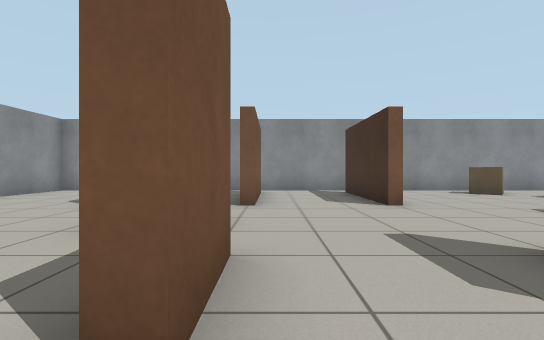
View 1 (above)

21 first-person views from a walk through a world built for the Gazebo simulator. The camera is 0.72 m above the floor, looks level and sees 85° across. The floor is counted in squares, 1 m on a side. Each view is taken from the middle of a square. On the plan, view 1 faces up. The plan holds only what a view shows up to about 10 squares ahead; the rest is blank.

View 2
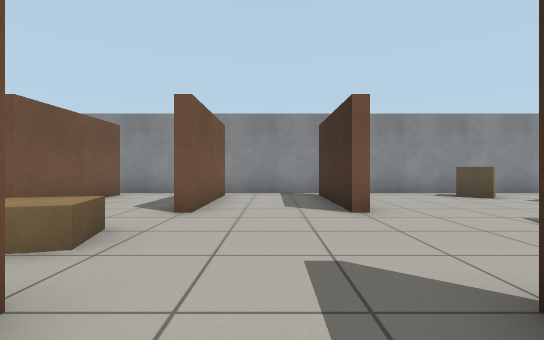

View 3
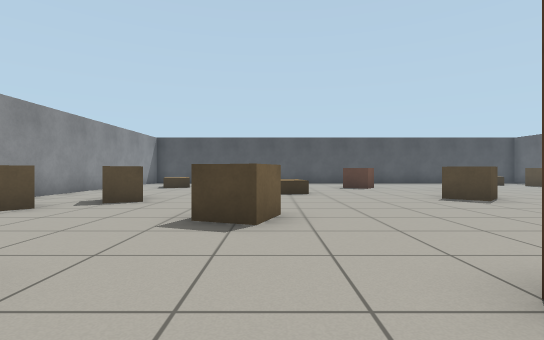

View 4
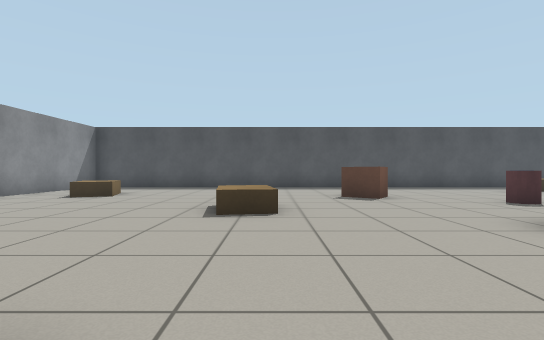

View 5
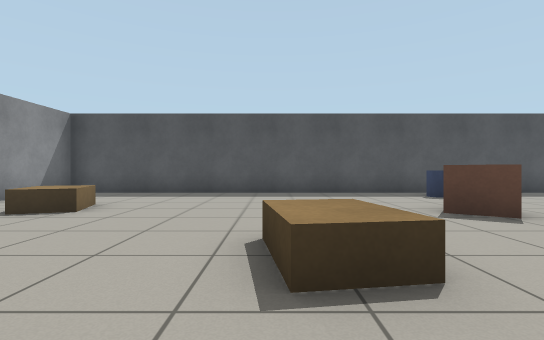

View 6
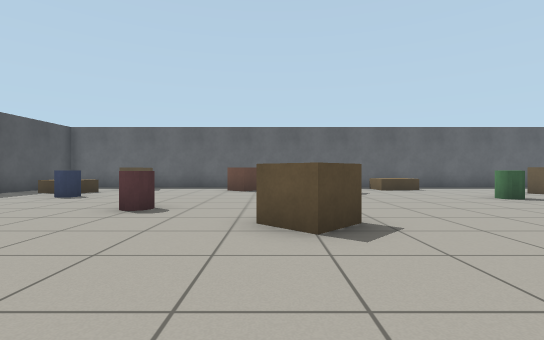

View 7
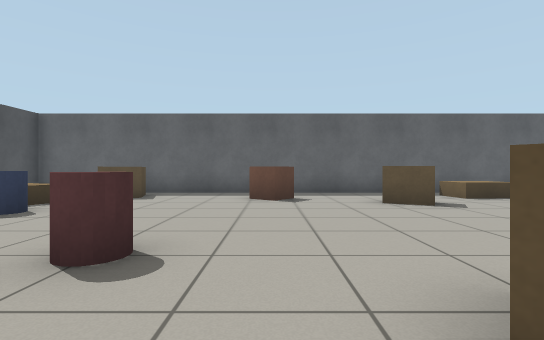

View 8
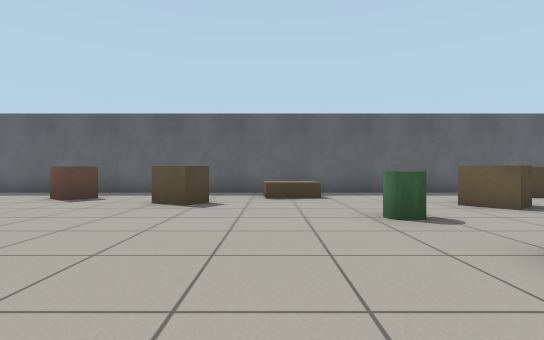

View 9
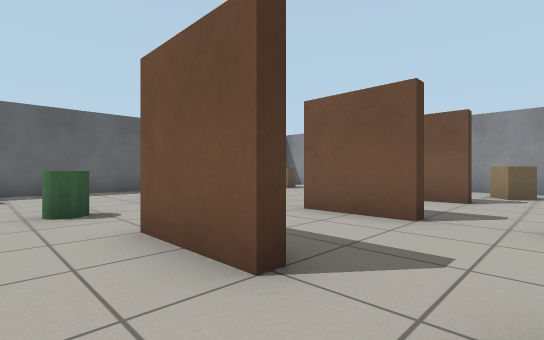

View 10
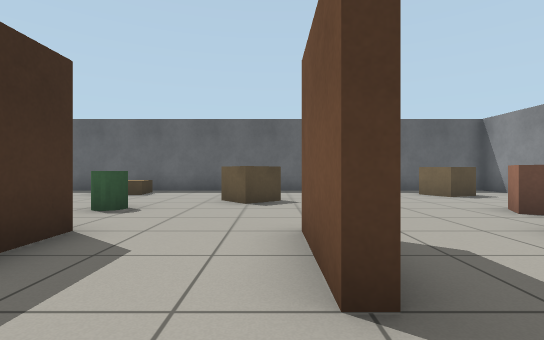

View 11
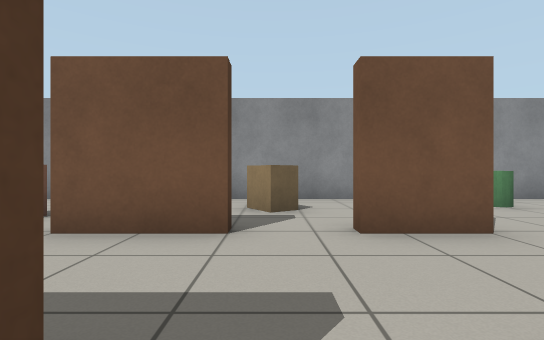

View 12
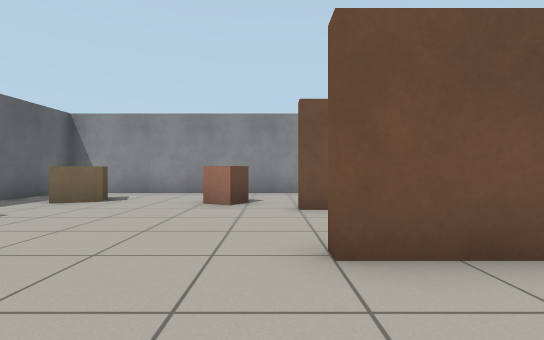

View 13
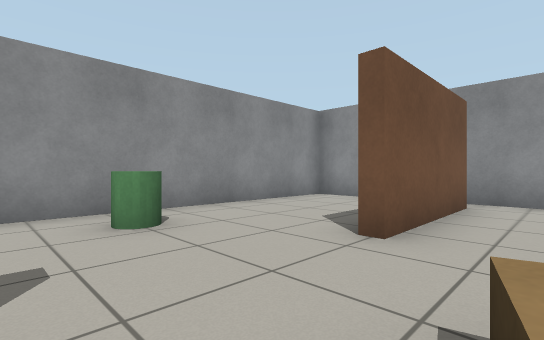

View 14
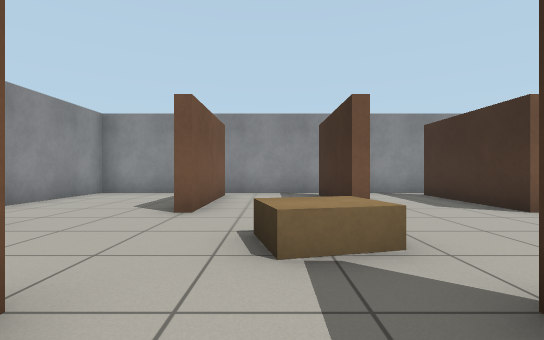

View 15
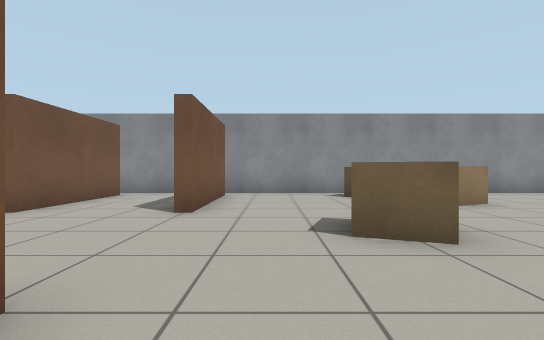

View 16
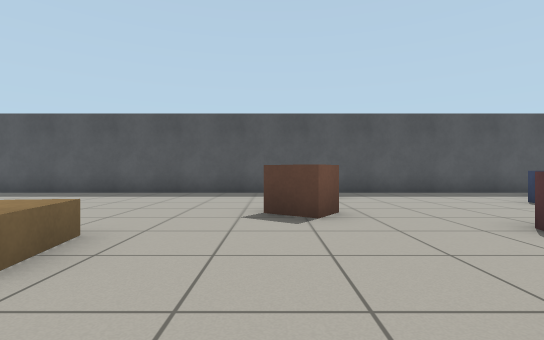

View 17
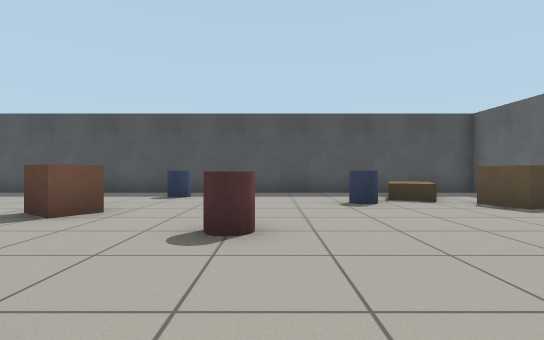

View 18
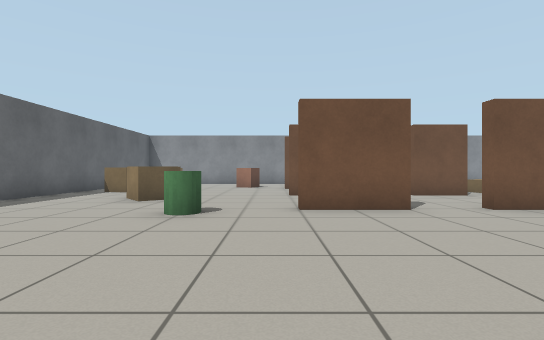

View 19
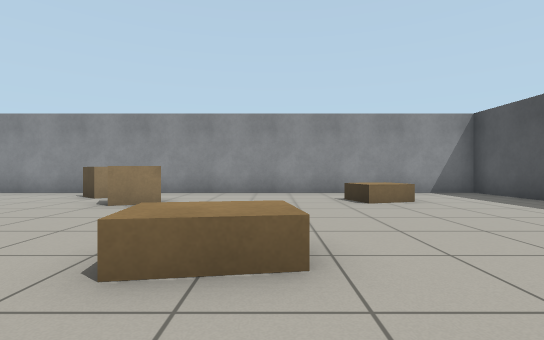

View 20
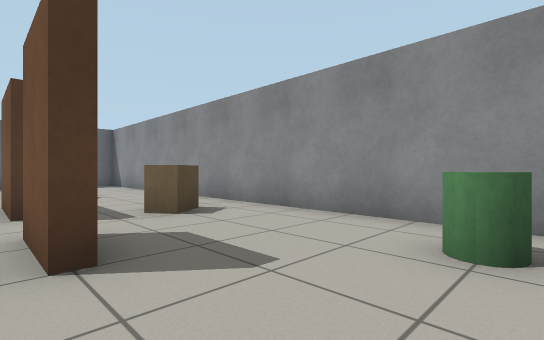

View 21
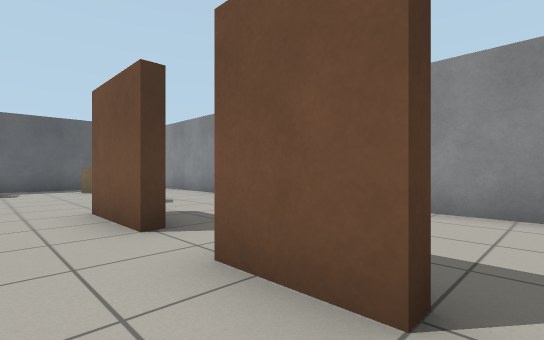

### Floor plan
Ten units are one square. View 1 is at (0, 0); x grows to the right and y downward. Boxes are objects, and circles mark ways between rooms. Rooms are numbered by the first view taken in them; rooms with no view inside come last. Other rooms are left out.
<svg viewBox="-79 -108 258 206">
<path fill="none" stroke="#000" d="M-8 5 -3 5M22 5 26 5 26 25M26 -25 26 -10 22 -10M24 25 24 15M-3 5 -3 25M-3 -25 -3 -10M-38 5 -34 5 -34 25M-38 -25 -34 -25 -34 -10M26 -95 26 -60 24 -60 24 -95M-3 -95 -3 -60 -6 -60 -6 -95M-34 -95 -34 -60 -38 -60M-74 93 174 93 174 -103 -74 -103 -74 93M-3 -10 -8 -10"/>
<rect x="-65" y="-5" width="20" height="10" fill="#bbb"><title>crate</title></rect>
<rect x="-65" y="-55" width="10" height="20" fill="#bbb"><title>barrel</title></rect>
<rect x="-55" y="65" width="10" height="20" fill="#bbb"><title>crate</title></rect>
<rect x="-55" y="35" width="20" height="10" fill="#bbb"><title>crate</title></rect>
<rect x="-25" y="75" width="10" height="10" fill="#bbb"><title>crate</title></rect>
<rect x="-25" y="-45" width="20" height="10" fill="#bbb"><title>pallet</title></rect>
<rect x="-5" y="55" width="20" height="10" fill="#bbb"><title>crate</title></rect>
<rect x="25" y="35" width="10" height="20" fill="#bbb"><title>barrel</title></rect>
<rect x="35" y="75" width="20" height="10" fill="#bbb"><title>pallet</title></rect>
<rect x="45" y="-55" width="20" height="20" fill="#bbb"><title>crate</title></rect>
<rect x="55" y="-95" width="20" height="10" fill="#bbb"><title>crate</title></rect>
<rect x="65" y="55" width="10" height="20" fill="#bbb"><title>crate</title></rect>
<rect x="75" y="5" width="20" height="10" fill="#bbb"><title>crate</title></rect>
<rect x="75" y="-85" width="10" height="20" fill="#bbb"><title>crate</title></rect>
<rect x="95" y="65" width="10" height="20" fill="#bbb"><title>crate</title></rect>
<rect x="95" y="-45" width="20" height="20" fill="#bbb"><title>pallet</title></rect>
<rect x="105" y="15" width="20" height="20" fill="#bbb"><title>barrel</title></rect>
<rect x="125" y="-15" width="10" height="20" fill="#bbb"><title>crate</title></rect>
<rect x="125" y="-85" width="20" height="10" fill="#bbb"><title>pallet</title></rect>
<rect x="135" y="75" width="10" height="10" fill="#bbb"><title>crate</title></rect>
<rect x="135" y="45" width="20" height="10" fill="#bbb"><title>barrel</title></rect>
<rect x="145" y="55" width="20" height="20" fill="#bbb"><title>pallet</title></rect>
<rect x="155" y="-5" width="10" height="20" fill="#bbb"><title>barrel</title></rect>
<circle cx="20" cy="0" r="3" fill="#2a7"/>
<circle cx="5" cy="-15" r="3" fill="#2a7"/>
<circle cx="5" cy="15" r="3" fill="#2a7"/>
<circle cx="-10" cy="0" r="3" fill="#2a7"/>
<circle cx="-25" cy="-15" r="3" fill="#2a7"/>
<circle cx="-25" cy="15" r="3" fill="#2a7"/>
<circle cx="-40" cy="0" r="3" fill="#2a7"/>
<text x="0" y="0">1</text>
<text x="50" y="0">2</text>
<text x="-20" y="0">3</text>
</svg>
Room 1 opens to room 2. Room 1 opens to room 3. Room 2 opens to room 3.

Where each view was taken, in squares from view 1:
view 1: 0 up, 0 right, facing up
view 2: 1 up, 1 right, facing up
view 3: 4 up, 1 right, facing right
view 4: 3 up, 5 right, facing right
view 5: 4 up, 8 right, facing right
view 6: 3 up, 9 right, facing down
view 7: 0 up, 10 right, facing down
view 8: 0 up, 5 right, facing down
view 9: 1 up, 4 right, facing down-left
view 10: 1 up, 0 right, facing down
view 11: 0 up, 0 right, facing left
view 12: 3 down, 2 right, facing left
view 13: 3 up, 2 left, facing up-left
view 14: 1 up, 2 left, facing up
view 15: 1 up, 4 right, facing up
view 16: 1 up, 8 right, facing right
view 17: 3 down, 8 right, facing right
view 18: 3 down, 8 right, facing left
view 19: 1 up, 11 right, facing up
view 20: 5 up, 3 left, facing down-left
view 21: 3 up, 2 left, facing down-left
